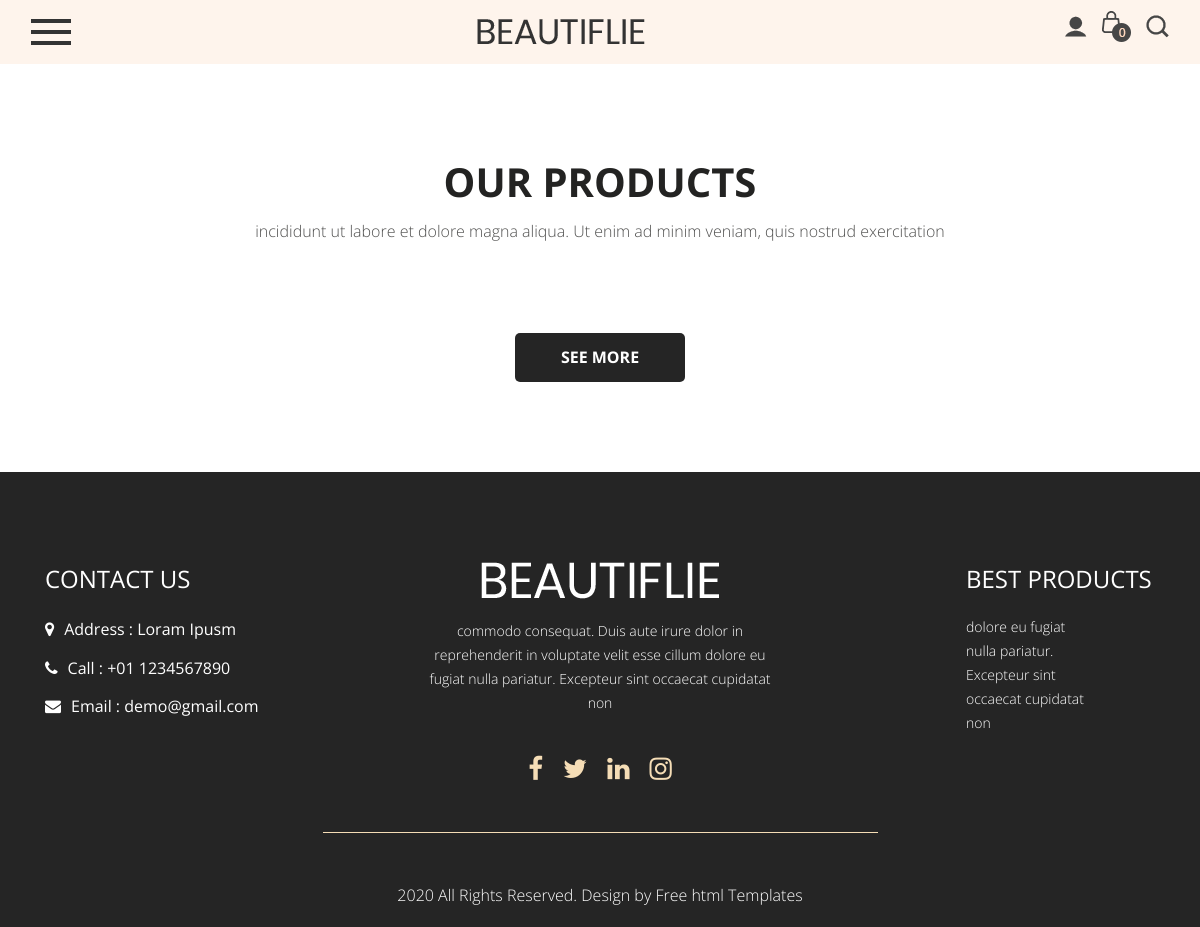
/products, run on an earlier commit of the app's database.
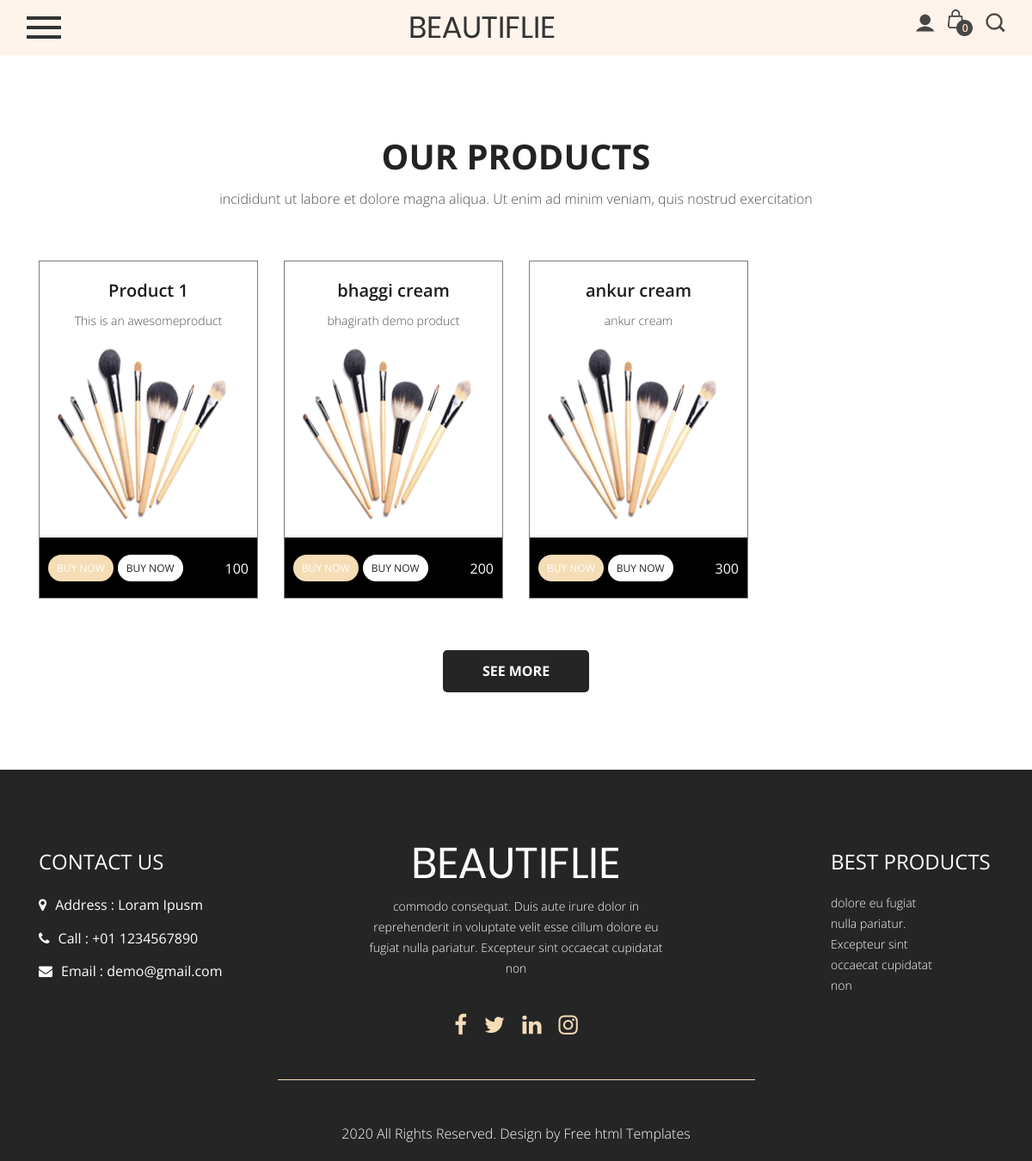
And on a later commit of the database.
### affiliateapp/models.py (models this page shows)
class Product(models.Model):
    name = models.CharField(max_length=100)
    link = models.TextField()
    description = models.TextField(default="This is an awesomeproduct")
    price = models.IntegerField(default=100)
    def __str__(self):
        return self.name

### affiliateapp/views.py (the view)
# urls.py: path('products', views.products),
def products(request):
    products = Product.objects.all()
    print(products)
    return render(request, 'products.html', context={'products': products})

### templates/products.html (shortened to what this page needs)
{% extends 'base.html' %}
{% load static %}
{% block body %}
    <div class="product_section layout_padding">
       <div class="container">
          <div class="row">
             <div class="col-sm-12">
                <h1 class="product_taital">Our Products</h1>
                <p class="product_text">incididunt ut labore et dolore magna aliqua. Ut enim ad minim veniam, quis nostrud exercitation</p>
             </div>
          </div>
          <div class="product_section_2 layout_padding">
             <div class="row">
               {% for product in products %}
                  <div class="col-lg-3 col-sm-6">
                     <div class="product_box">
                        <h4 class="bursh_text">{{product.name}}</h4>
                        <p class="lorem_text">{{product.description}} </p>
                        <img src={% static "images/img-1.png" %} class="image_1">
                        <div class="btn_main">
                           <div class="buy_bt">
                              <ul>
                                 <li class="active"><a href="#">Buy Now</a></li>
                                 <li><a href="#">Buy Now</a></li>
                              </ul>
                           </div>
                           <h3 class="price_text">{{product.price}}</h3>
                        </div>
                     </div>
                  </div>
               {% endfor %}
             </div>
             <div class="seemore_bt"><a href="#">See More</a></div>
          </div>
       </div>
    </div>
    <div class="footer_section layout_padding">
       <div class="container">
          <div class="contact_section_2">
             <div class="row">
                <div class="col-sm-4">
                   <h3 class="address_text">Contact Us</h3>
                   <div class="address_bt">
                      <ul>
                         <li>
                            <a href="#">
                            <i class="fa fa-map-marker" aria-hidden="true"></i><span class="padding_left10">Address : Loram Ipusm</span>
                            </a>
                         </li>
                         <li>
                            <a href="#">
                            <i class="fa fa-phone" aria-hidden="true"></i><span class="padding_left10">Call : +01 1234567890</span>
                            </a>
                         </li>
                         <li>
                            <a href="#">
                            <i class="fa fa-envelope" aria-hidden="true"></i><span class="padding_left10">Email : demo@gmail.com</span>
                            </a>
                         </li>
                      </ul>
                   </div>
                </div>
                <div class="col-sm-4">
                   <div class="footer_logo_1"><a href="index.html"><img src="images/footer-logo.png"></a></div>
                   <p class="dummy_text">commodo consequat. Duis aute irure dolor in reprehenderit in voluptate velit esse cillum dolore eu fugiat nulla pariatur. Excepteur sint occaecat cupidatat non</p>
                </div>
                <div class="col-sm-4">
                   <div class="main">
                      <h3 class="address_text">Best Products</h3>
                      <p class="ipsum_text">dolore eu fugiat nulla pariatur. Excepteur sint occaecat cupidatat non</p>
                   </div>
                </div>
             </div>
          </div>
          <div class="social_icon">
             <ul>
                <li>
                   <a href="#"><i class="fa fa-facebook" aria-hidden="true"></i></a>
                </li>
                <li>
                   <a href="#"><i class="fa fa-twitter" aria-hidden="true"></i></a>
                </li>
                <li>
                   <a href="#"><i class="fa fa-linkedin" aria-hidden="true"></i></a>
                </li>
                <li>
                   <a href="#"><i class="fa fa-instagram" aria-hidden="true"></i></a>
                </li>
             </ul>
          </div>
       </div>
    </div>
    <div class="copyright_section">
       <div class="container">
          <p class="copyright_text">2020 All Rights Reserved. Design by <a href="https://html.design">Free html  Templates</a></p>
       </div>
    </div>
{% endblock body %}

### templates/base.html (shortened to what this page needs)
{% load static %}
{% block head %}
   <head>
      <link rel="stylesheet" type="text/css" href= {%static "css/bootstrap.min.css" %}>
      <link rel="stylesheet" type="text/css" href= {% static "css/style.css" %}>
      <link rel="stylesheet" href= {% static "css/responsive.css" %}>
      <link rel="stylesheet" href= {% static "css/jquery.mCustomScrollbar.min.css"%}>
      <link rel="stylesheet" href="https://netdna.bootstrapcdn.com/font-awesome/4.0.3/css/font-awesome.css">
      <link rel="stylesheet" href= {% static "css/owl.carousel.min.css" %}>
      <link rel="stylesheet" href= {% static "css/owl.theme.default.min.css" %}>
      <link rel="stylesheet" href="https://cdnjs.cloudflare.com/ajax/libs/fancybox/2.1.5/jquery.fancybox.min.css" media="screen">
      <link href="https://unpkg.com/gijgo@1.9.13/css/gijgo.min.css" rel="stylesheet" type="text/css" />
   </head>
   {% endblock head %}
<body>
   <div class="header_section">
      <div class="container-fluid">
         <nav class="navbar navbar-light bg-light justify-content-between">
            <span class="toggle_icon" onclick="openNav()"><img src={% static "images/toggle-icon.png" %}></span>
            <a class="logo" href="index.html"><img src={% static "images/logo.png" %}></a></a>
            <form class="form-inline ">
               <div class="login_text">
                  <ul>
                     <li><a href="#"><img src={% static "images/user-icon.png" %}></a></li>
                     <li><a href="#"><img src={% static "images/bag-icon.png" %}></a></li>
                     <li><a href="#"><img src={% static "images/search-icon.png" %}></a></li>
                  </ul>
               </div>
            </form>
         </nav>
      </div>
   </div>
{% block body %}
{% endblock body %}
</body>

What changed in the data, as far as the page shows it:
added Product: name "Product 1", description "This is an awesomeproduct", price "100"
added Product: name "bhaggi cream", description "bhagirath demo product", price "200"
added Product: name "ankur cream", description "ankur cream", price "300"
